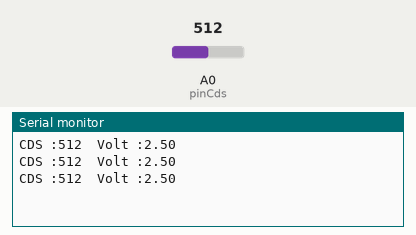
Recording of a sketch running on a simulated Arduino Uno, built with avr-gcc and run on an emulated ATmega328P. Parts: the last lines printed to the serial monitor. The test bench sets the inputs (shaded band); at power-on: A0 (pinCds) = 512.

Above: at 1.3 s.
1.4 s: A0 (pinCds) set to 716
At 1.9 s:
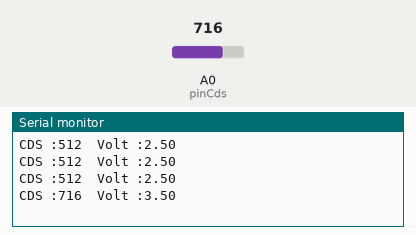
2.9 s: A0 (pinCds) set to 900
At 3.4 s:
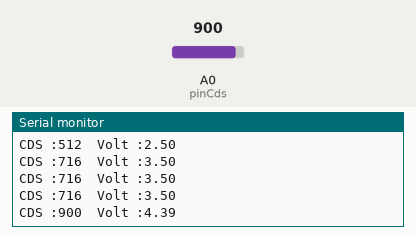
Timing chart, 0 to 5.9 s (numbered marks = the images above; inputs shaded):
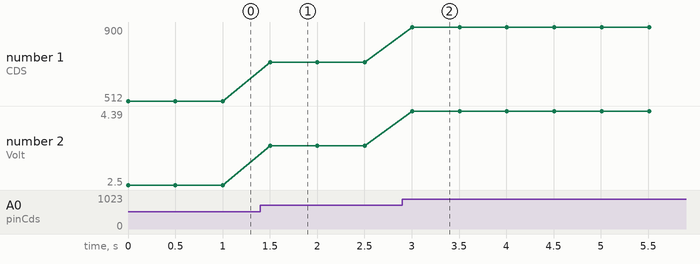

Measured:
- after the input at 1.4 s, the serial monitor: prints a new line after 0.10 s (image 1)
- after the input at 2.9 s, the serial monitor: prints a new line after 0.11 s (image 2)
- plotted number 1: 512 → 716 after the input at 1.4 s, 716 → 900 after the input at 2.9 s
- plotted number 2: 2.5 → 3.5 after the input at 1.4 s, 3.5 → 4.39 after the input at 2.9 s

The sketch:

21_CDS_serial_print.ino
```cpp
int pinCds = A0;
int pinVcc = A1;
int pinGnd = A2;

void setup() {
  Serial.begin(115200);

  pinMode(pinCds, INPUT);
  pinMode(pinVcc, OUTPUT);
  pinMode(pinGnd, OUTPUT);
  digitalWrite(pinVcc, HIGH);
  digitalWrite(pinGnd, LOW);
}

void loop() {
  int adcData = analogRead(pinCds);
  double voltage = adcData * (5.0 / 1024);
  Serial.print("CDS :");
  Serial.print(adcData);
  Serial.print("  Volt :");
  Serial.println(voltage, 2);
  delay(500);
}
```
